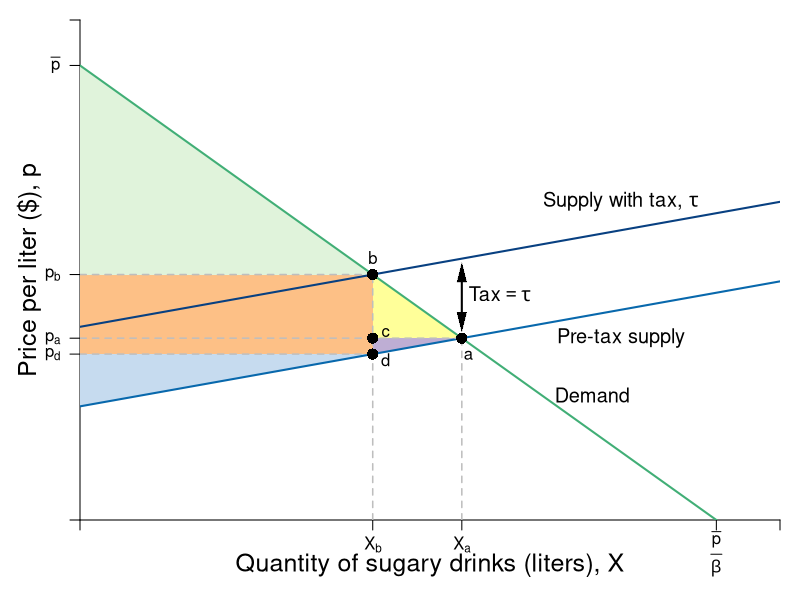

Reproduce this figure in R.
require(shape)
library(tidyverse)
pdf(file = "firmmarketsupply/sugar_tax_efficiency_elastic.pdf", width = 9, height = 7)

#Set parameters for graphics
axislabelsize <- 1.5
labelsize <- 1.2
graphlinewidth <- 2
segmentlinewidth <- 1.5

COL <- c("#7fc97f", "#beaed4", "#fdc086", "#ffff99", "#386cb0", "#f0027f", "#bf5b17", "#666666")
COLA <- c("#e0f3db", "#99d8c9","#66c2a4","#41ae76", "#238b45", "#005824")
COLB <- c("#c6dbef", "#4eb3d3", "#2b8cbe", "#0868ac","#084081")
COLC <- c("#fcfbfd", "#efedf5", "#dadaeb", "#bcbddc", "#9e9ac8", "#807dba", "#6a51a3", "#54278f", "#3f007d")

par(mar =  c(4, 4, 1, 1))

mrsA <- function(x, rmax = 20, xmax = 10) {
  rmax - (rmax/xmax)*x
}

uA <- function(x, y, rmax = 20, xmax = 10) {
  y + rmax*x - (1/2)(rmax/xmax)*x^2
}

Qs <- function(x, slope = 0.5, tax = 0){
  slope*x + 5 + tax
}

Qs_tax<- function(x, slope = 0.5, tax = 3.5){
  slope*x + 5 + tax
}

xlims <- c(0, 11)
ylims <- c(0, 22)

npts <- 501 
x <- seq(xlims[1], xlims[2], length.out = npts)
y <- seq(ylims[1], ylims[2], length.out = npts) 
a <- c(46.08, 55, 64)
b <- c(46.08, 55, 64)

#Equilibrium intersections
eq1 <- uniroot(function(x)  mrsA(x) - Qs(x)  , c(.01,10), tol=1e-8)   
eq2 <- uniroot(function(x)  mrsA(x) - Qs_tax(x)  , c(.01,10), tol=1e-8) 
xpre <- as.numeric(eq1[1])
xpost <- as.numeric(eq2[1])

plot(0, 0, xlim = xlims, ylim = ylims, type = "n",
     xlab = expression(paste("")),
     ylab = expression(paste("")), 
     xaxt = "n", 
     yaxt = "n", 
     cex.lab = axislabelsize, 
     bty = "n",
     xaxs="i", 
     yaxs="i")

# ticksy <- seq(from = 0, to = ylims[2], by = 2)
# ylabels <- seq(from = 0, to = ylims[2], by = 2)
# ticksx <- seq(from = 0, to = xlims[2], by = 2)
# xlabels <- seq(from = 0, to = xlims[2], by = 2)
ticksy <- c(0, Qs(xpost),  Qs(xpre), Qs_tax(xpost), 20, ylims[2])
ylabels <- c(NA, expression(paste(p[d])), expression(paste(p[a])), expression(paste(p[b])), expression(paste(bar(p) )), NA)
ticksx <- c(0, xpost, xpre, 10, xlims[2])
xlabels <- c(NA, expression(paste(X[b])), expression(paste(X[a])), expression(paste(frac(bar(p), beta ) )), NA)

axis(1, at = ticksx, pos = 0, labels = FALSE)
text(x = ticksx, par("usr")[3] - 0.4, labels = xlabels, srt = 0, pos = 1, xpd = TRUE)
axis(2, at = ticksy, pos = 0, labels = ylabels, las = 1)

npts <- 500 
xx1 <- seq(xlims[1], xlims[2], length.out = npts)

# Tax Rev 
xpoly1 <- c(0, xpost, xpost, 0)
ypoly1 <- c(Qs(xpost), Qs(xpost), Qs_tax(xpost), Qs_tax(xpost))
polygon(x = xpoly1, y = ypoly1, col = COL[3], density=NULL, border = NA)

# DWL of PS
xpoly <- c(xpost, xpost, xpre)
ypoly <- c(Qs(xpost), Qs(xpre), Qs(xpre))
polygon(x = xpoly, y = ypoly, col = COL[2], density=NULL, border = NA)


# DWL of CS
xpoly2 <- c(xpost, xpre, xpost) 
ypoly2 <- c(Qs(xpre), Qs(xpre), Qs_tax(xpost)) 
polygon(x = xpoly2, y = ypoly2, col = COL[4], density=NULL, border = NA)

# CS 
xpoly3 <- c(0, 0, xpost)
ypoly3 <- c(Qs_tax(xpost), mrsA(0), Qs_tax(xpost))
polygon(x = xpoly3, y = ypoly3, col = COLA[1], density=NULL, border = NA)

# PS
xpoly4 <- c(0, 0, xpost, 0)
ypoly4 <- c(Qs(xpost), Qs(0), Qs(xpost), Qs(xpost))
polygon(x = xpoly4, y = ypoly4, col = COLB[1], density=NULL, border = NA)


#Lines for mrs graph
lines(xx1, mrsA(xx1), col = COLA[4], lwd = graphlinewidth)

lines(xx1, Qs(xx1), col = COLB[4], lwd = graphlinewidth)
lines(xx1, Qs_tax(xx1), col = COLB[5], lwd = graphlinewidth)

# Prices
##Price with tax
segments(0, Qs_tax(xpost), xpost, Qs_tax(xpost), lty = 2, col = "gray" , lwd = segmentlinewidth) 
##Price pre-tax
segments(0, Qs(xpre), xpre, Qs(xpre), lty = 2, col = "gray" , lwd = segmentlinewidth)

# Vert Seg from Q 
segments(xpost, 0, xpost, Qs_tax(xpost), lty = 2, col = "gray" , lwd = segmentlinewidth)

segments(xpre, 0, xpre, Qs(xpre), lty = 2, col = "gray" , lwd = segmentlinewidth)

# Horizontal to PS
segments(0, Qs(xpost), xpost, Qs(xpost), lty = 2, col = "gray" , lwd = segmentlinewidth)

#Label axes
#mtext(expression(paste("Quantity of sugary drinks (liters), ", X)), side=1, line = 2.5, cex = axislabelsize)
text(0.5*xlims[2], -2, expression(paste("Quantity of sugary drinks (liters), ", X)), xpd = TRUE, cex = axislabelsize) 
text(-0.8, 0.5*ylims[2], expression(paste("Price per liter ($), ", p)), xpd = TRUE, cex = axislabelsize, srt = 90) 

#Label a
points(xpost, Qs_tax(xpost), pch = 16, col = "black", cex = 1.5)
text(xpost, Qs_tax(xpost) + 0.75, expression(b))

#Label b
points(xpre, Qs(xpre), pch = 16, col = "black", cex = 1.5)
text(xpre + 0.1, Qs(xpre) - 0.75, expression(a))

#Label c
points(xpost, Qs(xpost), pch = 16, col = "black", cex = 1.5)
text(xpost + 0.2, Qs(xpost) - 0.25, expression(d))

#Label d
points(xpost, Qs(xpre) , pch = 16, col = "black", cex = 1.5)
text(xpost + 0.2, Qs(xpre) + 0.25, expression(c))

#segments(4.11765, 6.17647, 5.88, 8.88, lty = 1, col = COL[2] , lwd = graphlinewidth)
text(8.5, 14, expression(paste("Supply with tax, ", tau)), cex = labelsize)
#text(8.5, 14, expression(paste(p(x) == (c + tau) + x)), cex = labelsize)
#text(8.5, 7.8, expression(paste("Pre-tax supply, ", p(x) == c + x)), cex = labelsize)
text(8.5, 8, expression(paste("Pre-tax supply")), cex = labelsize)

#Label mrs function
text(8.05, 5.5, expression(paste("Demand")), cex = labelsize)
Arrows(6, 8.7, 6, 10.9, col = "black", lty = 1, lwd = 2, arr.type = "triangle", arr.lwd = 0.2, code = 3)
text(6.6, 9.95, expression(paste("Tax" == tau)), cex = labelsize)

# Label CS
#text(1.2, 14, expression(paste("Consumer Surplus")))


dev.off()
